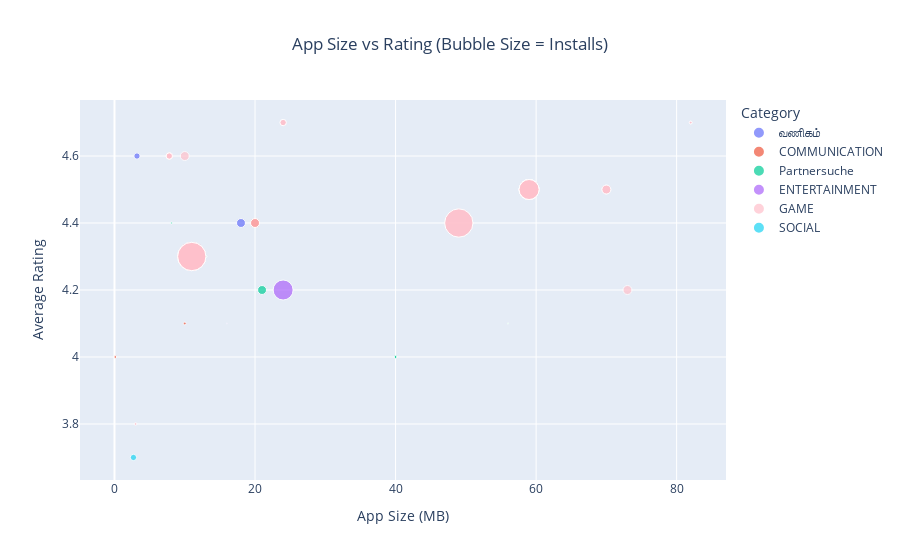

This figure's notebook cell:
### Code cell
import pandas as pd
import plotly.express as px
from datetime import datetime
import pytz

# -----------------------------
# Load Datasets
# -----------------------------
apps_df = pd.read_csv("googleplaystore.csv")
reviews_df = pd.read_csv("googleplaystore_user_reviews.csv")

# -----------------------------
# Data Cleaning
# -----------------------------

# Clean Installs
apps_df['Installs'] = apps_df['Installs'].str.replace('[+,]', '', regex=True)
apps_df['Installs'] = pd.to_numeric(apps_df['Installs'], errors='coerce')

# Clean Rating
apps_df['Rating'] = pd.to_numeric(apps_df['Rating'], errors='coerce')

# Clean Reviews
apps_df['Reviews'] = pd.to_numeric(apps_df['Reviews'], errors='coerce')

# Clean Size (convert to MB)
def convert_size(size):
    if isinstance(size, str):
        if 'M' in size:
            return float(size.replace('M', ''))
        elif 'k' in size:
            return float(size.replace('k', '')) / 1024
    return None

apps_df['Size'] = apps_df['Size'].apply(convert_size)

# -----------------------------
# Sentiment Subjectivity (NLP Part)
# -----------------------------

# Take average subjectivity per app
sentiment_df = (
    reviews_df.groupby('App')['Sentiment_Subjectivity']
    .mean()
    .reset_index()
)

# Merge with main dataset
apps_df = apps_df.merge(sentiment_df, on='App', how='left')

# -----------------------------
# Category Filter List
# -----------------------------

categories_required = [
    "GAME", "BEAUTY", "BUSINESS", "COMICS",
    "COMMUNICATION", "DATING", "ENTERTAINMENT",
    "SOCIAL", "EVENTS"
]

# -----------------------------
# Apply Filters (Using .copy() to avoid warning)
# -----------------------------

filtered_df = apps_df[
    (apps_df['Rating'] > 3.5) &
    (apps_df['Category'].isin(categories_required)) &
    (apps_df['Reviews'] > 500) &
    (apps_df['Sentiment_Subjectivity'] > 0.5) &
    (apps_df['Installs'] > 50000) &
    (~apps_df['App'].str.contains('S', case=False, na=False))
].copy()

# -----------------------------
# Translate Category Names
# -----------------------------

translation_map = {
    "BEAUTY": "सौंदर्य",      # Hindi
    "BUSINESS": "வணிகம்",     # Tamil
    "DATING": "Partnersuche"  # German
}

filtered_df.loc[:, 'Category'] = filtered_df['Category'].replace(translation_map)

# -----------------------------
# Time Restriction (5PM–7PM IST)
# -----------------------------

ist = pytz.timezone('Asia/Kolkata')
current_time = datetime.now(ist)
current_hour = current_time.hour

if 17 <= current_hour < 19:

    # Create Bubble Chart
    fig = px.scatter(
        filtered_df,
        x="Size",
        y="Rating",
        size="Installs",
        color="Category",
        hover_name="App",
        title="App Size vs Rating (Bubble Size = Installs)"
    )

    # Highlight GAME category in Pink
    fig.for_each_trace(
        lambda trace: trace.update(marker=dict(color="pink"))
        if trace.name == "GAME" else ()
    )

    fig.update_layout(
        xaxis_title="App Size (MB)",
        yaxis_title="Average Rating",
        title_x=0.5
    )

    fig.show()

else:
    print("⛔ This Bubble Chart is available only between 5 PM and 7 PM IST.")

### Figure 1 — Plotly figure (JSON) as saved in the notebook; plotly's stock layout.template omitted (floating-point values rounded to 4 significant figures)
{"data": [{"hovertemplate": "<b>%{hovertext}</b><br><br>Category=வணிகம்<br>Size=%{x}<br>Rating=%{y}<br>Installs=%{marker.size}<extra></extra>", "hovertext": ["Google Primer", "Call Blocker"], "legendgroup": "வணிகம்", "marker": {"color": "#636efa", "size": [10000000.0, 5000000.0], "sizemode": "area", "sizeref": 250000, "symbol": "circle"}, "mode": "markers", "name": "வணிகம்", "orientation": "v", "showlegend": true, "type": "scatter", "x": [18.0, 3.2], "xaxis": "x", "y": [4.4, 4.6], "yaxis": "y"}, {"hovertemplate": "<b>%{hovertext}</b><br><br>Category=COMMUNICATION<br>Size=%{x}<br>Rating=%{y}<br>Installs=%{marker.size}<extra></extra>", "hovertext": ["Chrome Dev", "GMX Mail", "GroupMe", "Call Blocker", "CallApp: Caller ID, Blocker & Phone Call Recorder", "Burner - Free Phone Number", "Caller ID +", "Chrome Dev", "CallApp: Caller ID, Blocker & Phone Call Recorder"], "legendgroup": "COMMUNICATION", "marker": {"color": "#EF553B", "size": [5000000.0, 10000000.0, 10000000.0, 1000000.0, 10000000.0, 1000000.0, 1000000.0, 5000000.0, 10000000.0], "sizemode": "area", "sizeref": 250000, "symbol": "circle"}, "mode": "markers", "name": "COMMUNICATION", "orientation": "v", "showlegend": true, "type": "scatter", "x": [NaN, NaN, NaN, 10.0, 20.0, NaN, 0.1152, NaN, 20.0], "xaxis": "x", "y": [4.4, 4.3, 4.5, 4.1, 4.4, 4.3, 4.0, 4.4, 4.4], "yaxis": "y"}, {"hovertemplate": "<b>%{hovertext}</b><br><br>Category=Partnersuche<br>Size=%{x}<br>Rating=%{y}<br>Installs=%{marker.size}<extra></extra>", "hovertext": ["Hily: Dating, Chat, Match, Meet & Hook up", "CMB Free Dating App", "FlirtChat - ♥Free Dating/Flirting App♥", "CMB Free Dating App", "Hily: Dating, Chat, Match, Meet & Hook up", "Hitwe - meet people and chat", "Hily: Dating, Chat, Match, Meet & Hook up", "2Date Dating App, Love and matching", "FlirtChat - ♥Free Dating/Flirting App♥"], "legendgroup": "Partnersuche", "marker": {"color": "#00cc96", "size": [100000.0, 1000000.0, 500000.0, 1000000.0, 100000.0, 10000000.0, 100000.0, 500000.0, 500000.0], "sizemode": "area", "sizeref": 250000, "symbol": "circle"}, "mode": "markers", "name": "Partnersuche", "orientation": "v", "showlegend": true, "type": "scatter", "x": [56.0, 40.0, 13.0, 40.0, 56.0, 21.0, 56.0, 8.1, 13.0], "xaxis": "x", "y": [4.1, 4.0, 4.3, 4.0, 4.1, 4.2, 4.1, 4.4, 4.3], "yaxis": "y"}, {"hovertemplate": "<b>%{hovertext}</b><br><br>Category=ENTERTAINMENT<br>Size=%{x}<br>Rating=%{y}<br>Installs=%{marker.size}<extra></extra>", "hovertext": ["Amazon Prime Video", "Cooking Channel"], "legendgroup": "ENTERTAINMENT", "marker": {"color": "#ab63fa", "size": [50000000.0, 100000.0], "sizemode": "area", "sizeref": 250000, "symbol": "circle"}, "mode": "markers", "name": "ENTERTAINMENT", "orientation": "v", "showlegend": true, "type": "scatter", "x": [24.0, 16.0], "xaxis": "x", "y": [4.2, 4.1], "yaxis": "y"}, {"hovertemplate": "<b>%{hovertext}</b><br><br>Category=GAME<br>Size=%{x}<br>Rating=%{y}<br>Installs=%{marker.size}<extra></extra>", "hovertext": ["Block Puzzle", "Granny", "Flow Free", "Cut the Rope FULL FREE", "Block Puzzle", "Granny", "Flow Free", "Granny", "Color by Number – New Coloring Book", "Draw In", "Honkai Impact 3rd", "Honkai Impact 3rd", "Block Puzzle", "Flow Free", "Granny", "Doodle Jump", "Dude Perfect 2", "Block Puzzle", "Candy Bomb", "Flow Free", "Cut the Rope FULL FREE", "1LINE – One Line with One Touch", "4 in a Row", "Four In A Line", "Granny", "Color by Number – New Coloring Book", "Dude Perfect 2"], "legendgroup": "GAME", "marker": {"color": "pink", "size": [5000000.0, 50000000.0, 100000000.0, 100000000.0, 5000000.0, 50000000.0, 100000000.0, 50000000.0, 5000000.0, 10000000.0, 1000000.0, 1000000.0, 5000000.0, 100000000.0, 50000000.0, 50000000.0, 10000000.0, 5000000.0, 10000000.0, 100000000.0, 100000000.0, 10000000.0, 500000.0, 1000000.0, 50000000.0, 5000000.0, 10000000.0], "sizemode": "area", "sizeref": 250000, "symbol": "circle"}, "mode": "markers", "name": "GAME", "orientation": "v", "showlegend": true, "type": "scatter", "x": [7.8, 59.0, 11.0, 49.0, 7.8, 59.0, 11.0, 59.0, 24.0, 73.0, 82.0, 82.0, 7.8, 11.0, 59.0, NaN, 70.0, 7.8, 20.0, 11.0, 49.0, 10.0, NaN, 3.0, 59.0, 24.0, 70.0], "xaxis": "x", "y": [4.6, 4.5, 4.3, 4.4, 4.6, 4.5, 4.3, 4.5, 4.7, 4.2, 4.7, 4.7, 4.6, 4.3, 4.5, 4.3, 4.5, 4.6, 4.4, 4.3, 4.4, 4.6, 3.8, 3.8, 4.5, 4.7, 4.5], "yaxis": "y"}, {"hovertemplate": "<b>%{hovertext}</b><br><br>Category=SOCIAL<br>Size=%{x}<br>Rating=%{y}<br>Installs=%{marker.size}<extra></extra>", "hovertext": ["Blogger"], "legendgroup": "SOCIAL", "marker": {"color": "#19d3f3", "size": [5000000.0], "sizemode": "area", "sizeref": 250000, "symbol": "circle"}, "mode": "markers", "name": "SOCIAL", "orientation": "v", "showlegend": true, "type": "scatter", "x": [2.7], "xaxis": "x", "y": [3.7], "yaxis": "y"}], "layout": {"legend": {"itemsizing": "constant", "title": {"text": "Category"}, "tracegroupgap": 0}, "title": {"text": "App Size vs Rating (Bubble Size = Installs)", "x": 0.5}, "xaxis": {"anchor": "y", "domain": [0, 1], "title": {"text": "App Size (MB)"}}, "yaxis": {"anchor": "x", "domain": [0, 1], "title": {"text": "Average Rating"}}}}
